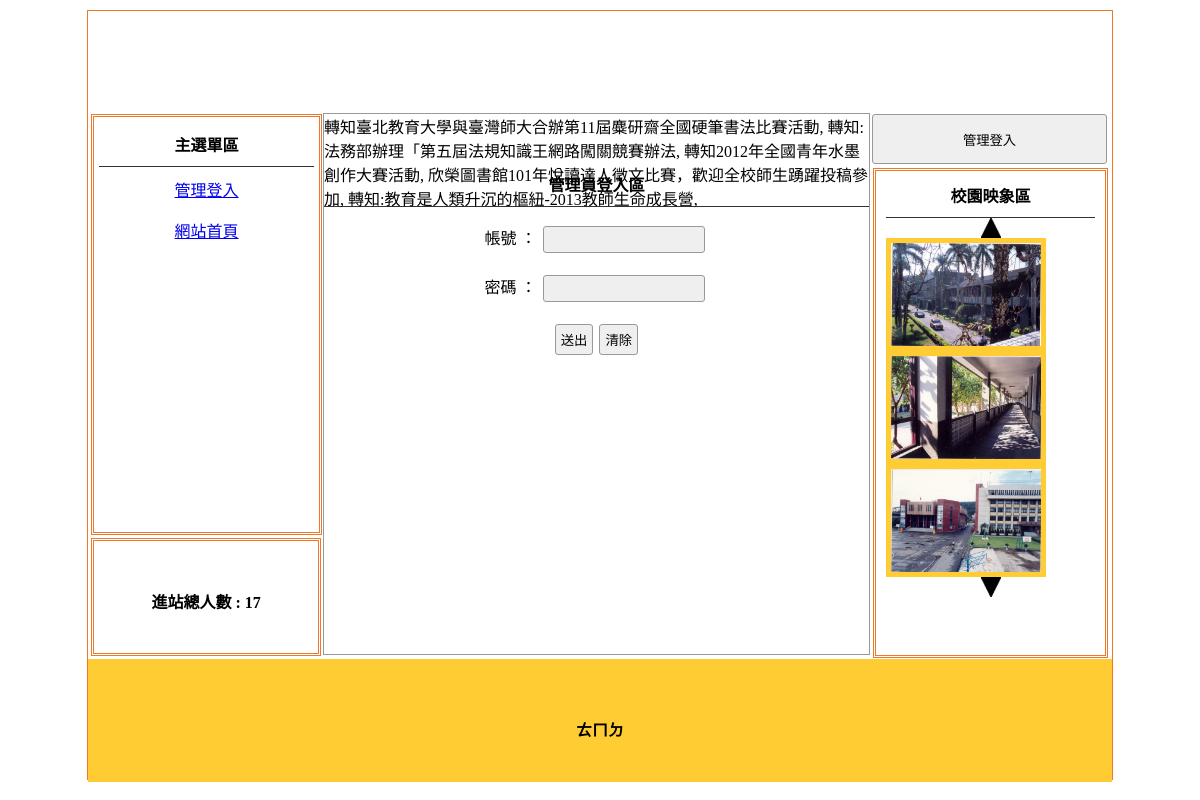
Page /web01_3/login.php on the committed database.
### tables this page shows
CREATE TABLE `titles` (
  `id` int(11) UNSIGNED NOT NULL,
  `title` text NOT NULL,
  `alt` text NOT NULL,
  `display` int(1) NOT NULL
);

CREATE TABLE `menus` (
  `id` int(11) UNSIGNED NOT NULL,
  `menu` text NOT NULL,
  `href` text NOT NULL,
  `display` int(1) NOT NULL,
  `parent` int(11) NOT NULL
);

CREATE TABLE `totals` (
  `total` int(11) NOT NULL
);

CREATE TABLE `images` (
  `id` int(11) UNSIGNED NOT NULL,
  `image` text NOT NULL,
  `display` int(1) NOT NULL
);

CREATE TABLE `bottoms` (
  `bottom` text NOT NULL
);

### web01_3/_config.php (the view, shortened to what this page needs)
<?php
  try{
    $conn=new PDO("mysql:host=127.0.0.1;dbname=wda_1_1;charset=UTF8;","root","");
  }catch(PDOException $ex){
    echo $ex->getMessage();
  }
  $result=$conn->query("select * from titles where display = 1;");
  while($row=$result->fetch(PDO::FETCH_ASSOC)){
    $titles=$row;
  }
	$menu = "";
  $result = $conn->query("select * from menus where parent = 0 and display = 1");
	while($row = $result->fetch(PDO::FETCH_ASSOC))
	{
		$menu .= "<div class='mainmu' align='center'>
			<a href='".$row["href"]."'>".$row["menu"]."</a>";
		$menu .= "</div>";
	}
  if(!isset($_SESSION['visitor'])){
    $conn->query("update totals set total = total + 1 ;");
  }
  $result=$conn->query("select * from totals;");
  while($row=$result->fetch(PDO::FETCH_ASSOC)){
    $totals=$row;
  }
  $result=$conn->query("select * from ads where display = 1;");
  $ads="";
  while($row=$result->fetch(PDO::FETCH_ASSOC)){
    $ads .= $row['ad'].", ";
  }
  if(!isset($_SESSION['admin'])){
    $login_text = "管理登入";
		$login_url = "login.php";
  }else{
    $login_text = "回後台管理";
		$login_url = "admin.php";
  }
  $num = 0;
	$gallery = "<div onclick='pp(1)' align='center'><img src='images/01E01.jpg'></div>";
  $result=$conn->query("select * from images where display = 1;");
  while($row=$result->fetch(PDO::FETCH_ASSOC)){
		$gallery .= "
		<img src='upload/".$row["image"]."'  width='150' height='103'  style='border:5px #FC3 solid;' class='im' id='ssaa".$num."' />
		";
		$num++;
  }
  $gallery .= "<div onclick='pp(2)' align='center'><img src='images/01E02.jpg'></div>";
  $result=$conn->query("select * from bottoms;");
  while($row=$result->fetch(PDO::FETCH_ASSOC)){
    $bottoms=$row;
  }
?>

### web01_3/login.php (shortened to what this page needs)
<?php
include_once('_config.php');
?>
<!DOCTYPE html PUBLIC "-//W3C//DTD XHTML 1.0 Transitional//EN" "http://www.w3.org/TR/xhtml1/DTD/xhtml1-transitional.dtd">
<html xmlns="http://www.w3.org/1999/xhtml"><head><meta http-equiv="Content-Type" content="text/html; charset=UTF-8">
<link href="assets/css.css" rel="stylesheet" type="text/css">
</head>
<body>
	<div id="main">
    	<a title="<?=$titles['alt']?>" href="index1.php"><div class="ti" style="background:url('upload/<?=$titles['title']?>'); background-size:cover;"></div></a>
        	<div id="ms">
             	<div id="lf" style="float:left;">
            		<div id="menuput" class="dbor">
                    	                            <span class="t botli">主選單區</span>
													<?=$menu?>
                                                </div>
                    <div class="dbor" style="margin:3px; width:95%; height:20%; line-height:100px;">
                    	<span class="t">進站總人數 : <?=$totals['total']?></span>
                    </div>
        		</div>
                <div class="di" style="height:540px; border:#999 1px solid; width:53.2%; margin:2px 0px 0px 0px; float:left; position:relative; left:20px;">
                	                     <marquee scrolldelay="120" direction="left" style="position:absolute; width:100%; height:40px;">
                    	                    <?=$ads?></marquee>
                    <div style="height:32px; display:block;"></div>
                                            		<form method="post">
                        	    	<p class="t botli">管理員登入區</p>
                        			<p class="cent">帳號 ： <input name="acc" autofocus="" type="text" required="required"></p>
                        	        <p class="cent">密碼 ： <input name="ps" type="password" required="required"></p>
                        	        <p class="cent"><input value="送出" type="submit"><input type="reset" value="清除"></p>
                        	    </form>
                        	                </div>
                                 <div class="di di ad" style="height:540px; width:23%; padding:0px; margin-left:22px; float:left; ">
                	<button style="width:100%; margin-left:auto; margin-right:auto; margin-top:2px; height:50px;" onclick="lo('<?=$login_url?>')"><?=$login_text?></button>
                	<div style="width:89%; height:480px;" class="dbor">
                    	<span class="t botli">校園映象區</span>
											<?=$gallery?>
                    </div>
                </div>
                            </div>
            	<div style="width:1024px; left:0px; position:relative; background:#FC3; margin-top:4px; height:123px; display:block;">
                	<span class="t" style="line-height:123px;"><?=$bottoms['bottom']?></span>
                </div>
    </div>
</body></html>

### web01_3/assets/css.css (style rules this page uses)
body { padding:0px; margin:0px; }
#main { width:1024px; height:768px; margin:10px auto 10px auto; border:#EE7728 1px solid; position:relative; }
.ti { width:100%; height:100px; position:relative; background-size:cover; background-repeat:no-repeat; }
.dbor { border:#EE7728 double 3px; margin:1px; padding:2px 10px 2px 10px; }
.t { font-weight:800; display:block; text-align:center; padding:10px 1px 10px 1px; }
.botli { border-bottom:#333 1px solid; }
.mainmu { position:relative; border-radius:10px; background:url(icon/menu.fw.png) center no-repeat; background-size:cover; line-height:30px; padding:2px 10px 2px 10px; margin:7px 1px 7px 1px; }
#lf { height:540px; width:21%; display:inline-block; }
#menuput { width:100%; height:75%; position:relative; padding:5px; display:block; margin: 3px; }
.di { display:inline-block; }
.ad { margin:1px; padding:2px 10px 2px 10px; }
.cent { text-align:center; }
input,button { border:#999 1px solid; border-radius:3px; background:#EFEFEF; padding:5px; margin:3px; }
input[type=text],input[type=password] { width:150px; }

### rows in the picture
menus: menu "管理登入"
menus: menu "網站首頁"
totals: total "17"
images: image (picture)
images: image (picture)
images: image (picture)
bottoms: bottom "ㄊㄇㄉ"

### other values in the picture
$ads "轉知臺北教育大學與臺灣師大合辦第11屆麋研齋全國硬筆書法比賽活動, 轉知:法務部辦理「第五屆法規知識王網路闖關競賽辦法, 轉知2012年全國青年水墨創作大賽活動, 欣榮圖書館101年悅讀達人徵文比賽，歡迎全校師生踴躍投稿參加, 轉知:教育是人類升沉的樞紐-2013教師生命成長營,"
$login_text "管理登入"
